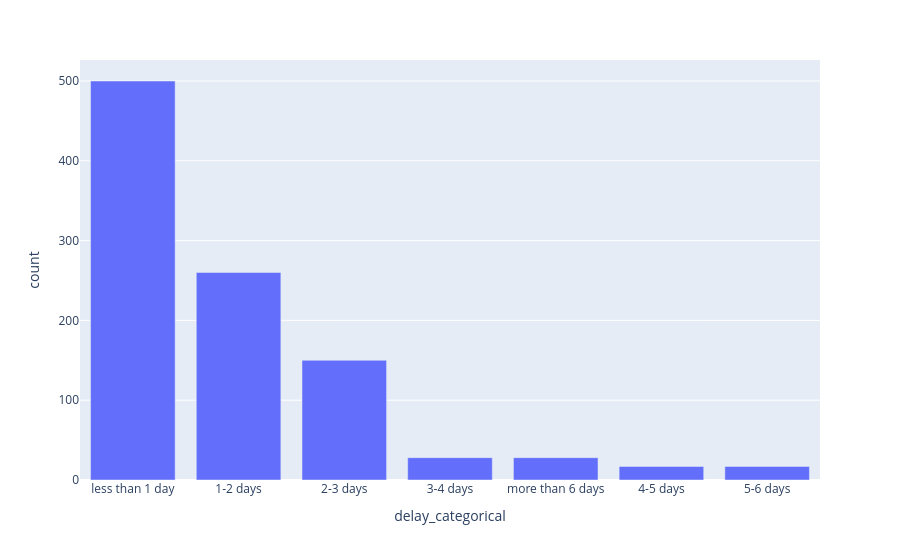

The code cell stored with this chart in its notebook:
### Code cell
fig = px.bar(for_figure, x = 'delay_categorical', y = 'count')
fig.show()

### Figure 1 — Plotly figure (JSON) as saved in the notebook; plotly's stock layout.template omitted (floating-point values rounded to 4 significant figures)
{"data": [{"hovertemplate": "delay_categorical=%{x}<br>count=%{y}<extra></extra>", "legendgroup": "", "marker": {"color": "#636efa", "pattern": {"shape": ""}}, "name": "", "orientation": "v", "showlegend": false, "textposition": "auto", "x": ["less than 1 day", "1-2 days", "2-3 days", "3-4 days", "more than 6 days", "4-5 days", "5-6 days"], "xaxis": "x", "y": [500, 260, 150, 28, 28, 17, 17], "yaxis": "y", "type": "bar"}], "layout": {"xaxis": {"anchor": "y", "domain": [0.0, 1.0], "title": {"text": "delay_categorical"}}, "yaxis": {"anchor": "x", "domain": [0.0, 1.0], "title": {"text": "count"}}, "legend": {"tracegroupgap": 0}, "margin": {"t": 60}, "barmode": "relative"}}
